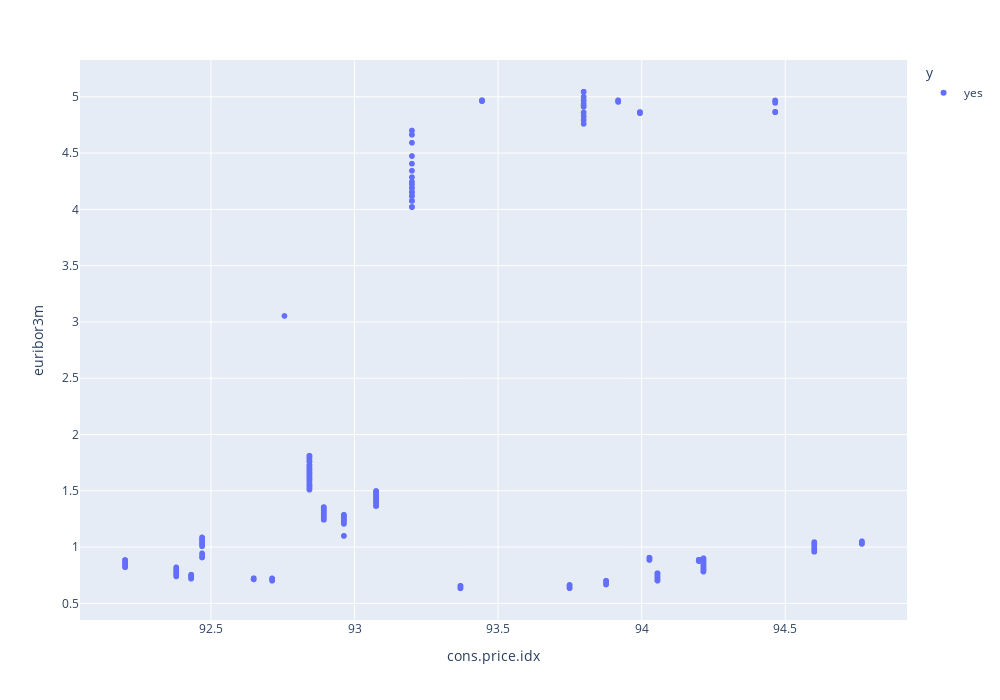

Notebook code for this chart:
### Code cell
px.scatter(data_frame=df_origin[df_origin.y=='yes'], x='cons.price.idx', y='euribor3m', color='y',height=700, width=1000)

### Figure 1 — Plotly figure (JSON) as saved in the notebook; plotly's stock layout.template omitted (floating-point values rounded to 4 significant figures; data arrays with more than 128 entries replaced by an {"elided": "..."} marker saying what was removed)
{"data": [{"hovertemplate": "y=yes<br>cons.price.idx=%{x}<br>euribor3m=%{y}<extra></extra>", "showlegend": true, "legendgroup": "yes", "name": "yes", "yaxis": "y", "y": {"elided": "4640 float values"}, "mode": "markers", "xaxis": "x", "marker": {"color": "#636efa", "symbol": "circle"}, "x": {"elided": "4640 float values"}, "type": "scattergl"}], "layout": {"yaxis": {"domain": [0, 1], "anchor": "x", "title": {"text": "euribor3m"}}, "height": 700, "width": 1000, "xaxis": {"domain": [0, 1], "anchor": "y", "title": {"text": "cons.price.idx"}}, "margin": {"t": 60}, "legend": {"tracegroupgap": 0, "title": {"text": "y"}}}}
